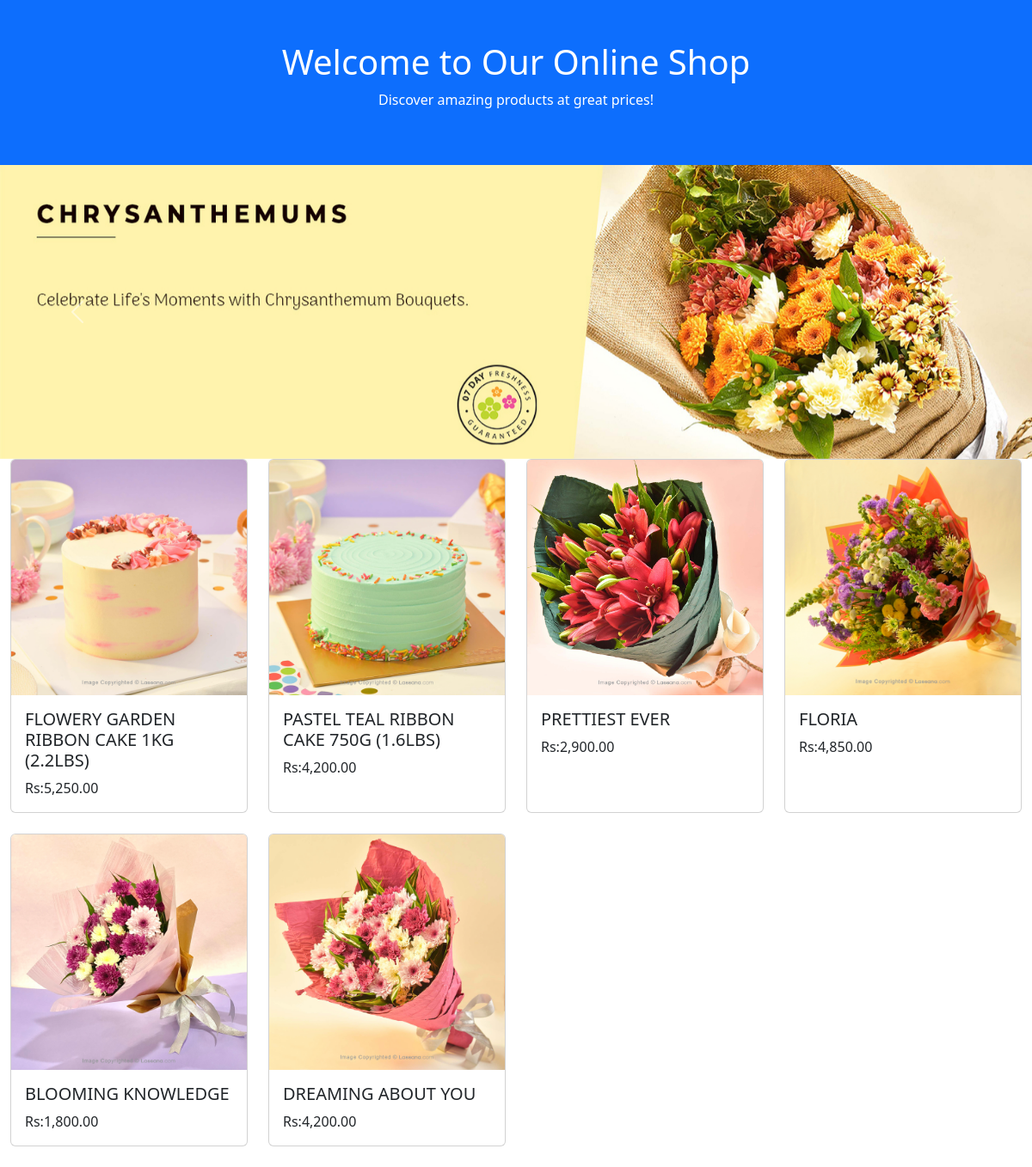
The page /cake.php on the database its author committed.
### tables this page shows
CREATE TABLE `product` (
  `product_code` varchar(30) NOT NULL,
  `product_name` varchar(50) NOT NULL,
  `product_description` text NOT NULL,
  `product_image` varchar(200) NOT NULL,
  `product_category` varchar(50) NOT NULL,
  `product_stock` int(11) NOT NULL,
  `product_price` decimal(10,0) NOT NULL
);

### cake.php (the view, shortened to what this page needs)
<?php
include 'conn.php';
$query = "SELECT * FROM product";
$result = $conn->query($query);
?>
<!DOCTYPE html>
<html lang="en">
<head>
    <link href="https://cdn.jsdelivr.net/npm/bootstrap@5.3.3/dist/css/bootstrap.min.css" rel="stylesheet">
</head>
<body>
    <div class="bg-primary text-white text-center py-5">
        <h1>Welcome to Our Online Shop</h1>
        <p>Discover amazing products at great prices!</p>
    </div>
    <div id="carouselExampleAutoplaying" class="carousel slide" data-bs-ride="carousel">
        <div class="carousel-inner">
            <div class="carousel-item active">
            <img src="images\flowers\banner\banner1.jpg" class="d-block w-100" alt="...">
            </div>
        </div>
        <button class="carousel-control-prev" type="button" data-bs-target="#carouselExampleAutoplaying" data-bs-slide="prev">
            <span class="carousel-control-prev-icon" aria-hidden="true"></span>
        </button>
        <button class="carousel-control-next" type="button" data-bs-target="#carouselExampleAutoplaying" data-bs-slide="next">
            <span class="carousel-control-next-icon" aria-hidden="true"></span>
        </button>
    </div>
    <div class="container-fluid">
        <div class="row">
            <?php while ($row = $result->fetch_assoc()): ?>
                <div class="col-md-4 col-lg-3 mb-4">
                    <div class="card h-100">
                        <img src="<?php echo $row['product_image']; ?>" class="card-img-top" alt="<?php echo $row['product_name']; ?>">
                        <div class="card-body">
                            <h5 class="card-title"><?php echo $row['product_name']; ?></h5>
                            <p class="card-text">Rs:<?php echo number_format($row['product_price'], 2); ?></p>
                        </div>
                    </div>
                </div>
            <?php endwhile; ?>
        </div>
    </div>
</body>
</html>

### rows shown on the page
product: shows a picture, product_name "FLOWERY GARDEN RIBBON CAKE 1KG (2.2LBS)", product_price "5,250.00"
product: shows a picture, product_name "PASTEL TEAL RIBBON CAKE 750G (1.6LBS)", product_price "4,200.00"
product: shows a picture, product_name "PRETTIEST EVER", product_price "2,900.00"
product: shows a picture, product_name "FLORIA", product_price "4,850.00"
product: shows a picture, product_name "BLOOMING KNOWLEDGE", product_price "1,800.00"
product: shows a picture, product_name "DREAMING ABOUT YOU", product_price "4,200.00"
